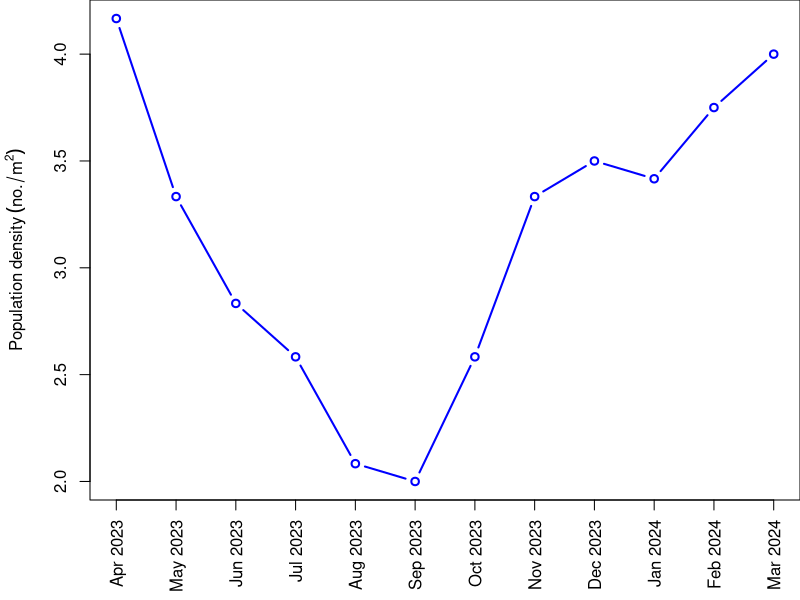
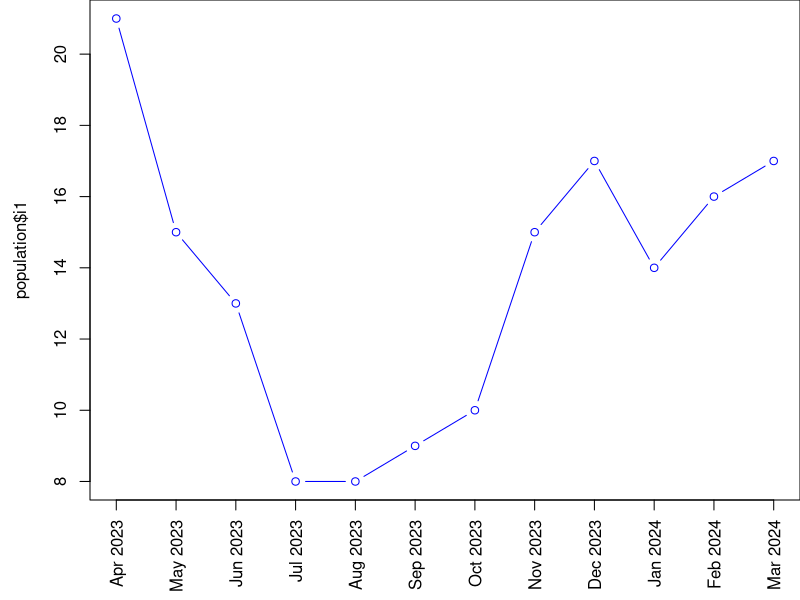
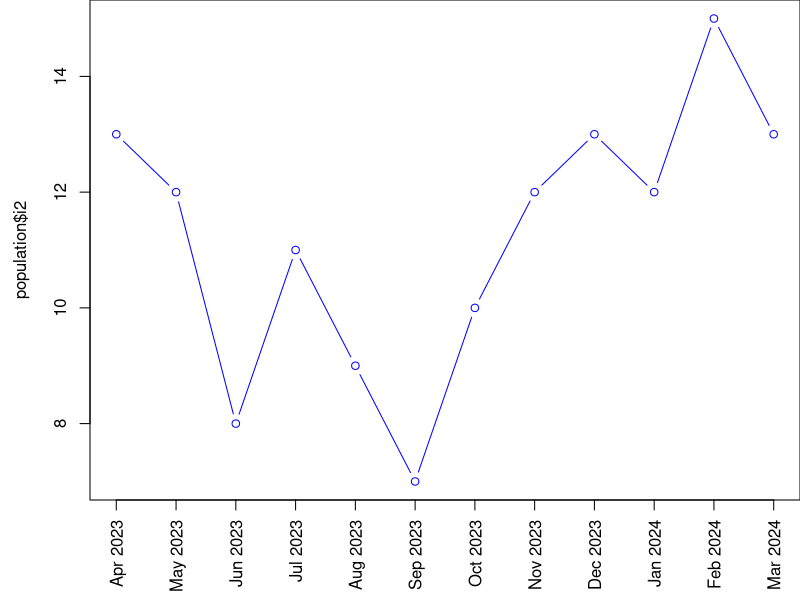
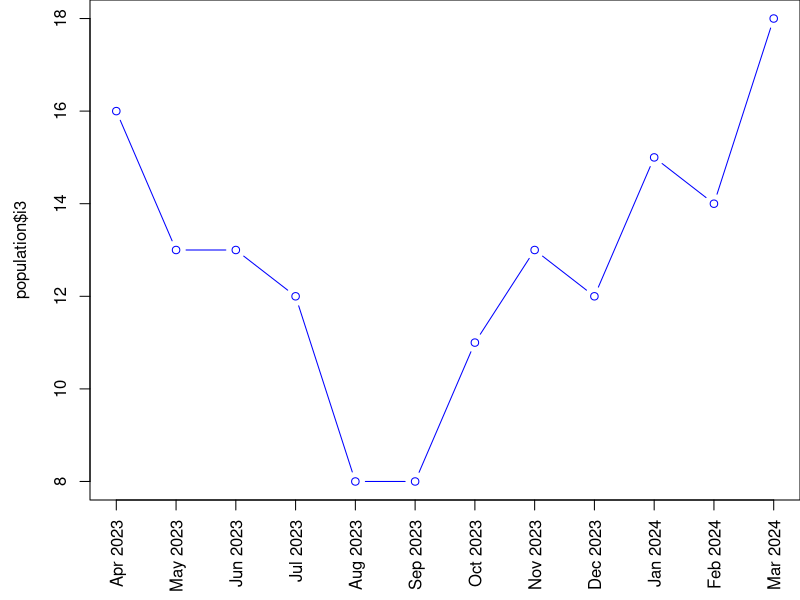

The R source for these figures, in order: (Note: this script raises an error after producing the figures.)
## ---- chunk 1
knitr::opts_chunk$set(echo = TRUE)
## ---- chunk 2
population=read.csv("data/population.csv")
str(population)
## ---- chunk 3

# Calculate mean
a=4
mean= (population$i1+ population$i2+ population$i3)/(3*a)
par(mar=c(5, 4.5, 0, 0))
plot(mean,
     type='b', col='blue',
     xlab='', ylab=expression(Population~density~(no./m^2)), xlim=c(1,12), xaxt='n', lwd=2)

# legend('top', legend=c('Mean'), col=c('blue'), lwd=c(3), lty=1)

axis(1, at=seq(1,12), population$Month, las=2, cex.axis = 1)
# title('Monthly variation in population density of L. marginalis')
## ---- chunk 4
plot(population$i1,
     type='b', col='blue',
     xlab='', xlim=c(1,12), xaxt='n')
axis(1, at=seq(1,12), population$Month, las=2)
## ---- chunk 5
plot(population$i2,
     type='b', col='blue',
     xlab='', xlim=c(1,12), xaxt='n')
axis(1, at=seq(1,12), population$Month, las=2)

## ---- chunk 6
plot(population$i3,
     type='b', col='blue',
     xlab='', xlim=c(1,12), xaxt='n')
axis(1, at=seq(1,12), population$Month, las=2)

## ---- chunk 7
wilcox.test(population$i1, population$i2)
## ---- chunk 8
wilcox.test(population$i2, population$i3)
## ---- chunk 9
wilcox.test(population$i3, population$i1)
## ---- chunk 10
water=read.csv("data/water-quality.csv")
for (w in c('Depth','Temperature','pH')) {
  arr=water[[w]]
  cat(sprintf('%15s - mean: %f, sd: %f min: %f, max: %f\n', w, mean(arr), sd(arr),
              min(arr), max(arr)))
}
## ---- chunk 11
library(ggplot2)

# Month needs to be factorized to facilitate plotting and preserve order
Month1=factor(water$Month, levels=water$Month)
df= data.frame(Month=Month1, Depth=water$Depth,
               Temperature=water$Temperature, pH=water$pH, mean=mean)


scale=6

ggplot(data = df, aes(x = Month, group = 1)) +
  geom_line(aes(y = mean, color = "black"), linewidth = 1.3) +
  geom_point(aes(y = mean, color = "black"), shape=1, size=3) +
  
  geom_line(aes(y = Temperature / scale, color = "blue"), linewidth = 1.3) +
  geom_point(aes(y = Temperature / scale, color = "blue"), shape=1, size=3) +

  scale_y_continuous(name = "Population / m^2",
                     sec.axis = sec_axis(transform = ~ . * scale, name = "Temperature °C")) +
  scale_color_manual('', labels= c('Population / m^2','Temperature °C'),
                     values = c("black", "blue")) +
  theme_bw() +
  theme(legend.position = "top", axis.text.x= element_text(size=11, angle = 90, vjust = 0.5),
        axis.text.y.right= element_text(size=11, color='blue'),
        axis.title.y.right = element_text(color='blue'))


## ---- chunk 12
scale=1
ggplot(data = df, aes(x = Month, group = 1)) +
  geom_line(aes(y = mean, color = "black"), linewidth = 1.3) +
  geom_point(aes(y = mean, color = "black"), shape=1, size=3) +
  
  geom_line(aes(y = Depth / scale, color = "blue"), linewidth = 1.3) +
  geom_point(aes(y = Depth / scale, color = "blue"), shape=1, size=3) +

  scale_y_continuous(name = "Population / m^2",
                     sec.axis = sec_axis(transform = ~ . * scale, name = "Depth")) +
  scale_color_manual('', labels= c('Population / m^2','Depth'),
                     values = c("black", "blue")) +
  theme_bw() +
  theme(legend.position = "top", axis.text.x= element_text(size=11, angle = 90, vjust = 0.5),
        axis.text.y.right= element_text(size=11, color='blue'),
        axis.title.y.right = element_text(color='blue'))

## ---- chunk 13
scale=2
ggplot(data = df, aes(x = Month, group = 1)) +
  geom_line(aes(y = mean, color = "black"), linewidth = 1.3) +
  geom_point(aes(y = mean, color = "black"), shape=1, size=3) +
  
  geom_line(aes(y = pH / scale, color = "blue"), linewidth = 1.3) +
  geom_point(aes(y = pH / scale, color = "blue"), shape=1, size=3) +

  scale_y_continuous(name = "Population / m^2",
                     sec.axis = sec_axis(transform = ~ . * scale, name = "pH")) +
  scale_color_manual('', labels= c('Population / m^2','pH'),
                     values = c("black", "blue")) +
  theme_bw() +
  theme(legend.position = "top", axis.text.x= element_text(size=11, angle = 90, vjust = 0.5),
        axis.text.y.right= element_text(size=11, color='blue'),
        axis.title.y.right = element_text(color='blue'))

## ---- chunk 14
water=read.csv("data/water-quality.csv")
str(water)

plot(water$Depth, mean,
     type='p', col='blue',
     xlab='Depth (m)', ylab='Population / m^2')

plot(water$Temperature, mean,
     type='p', col='blue',
     xlab='Temperature °C', ylab='Population / m^2')

plot(water$pH, mean,
     type='p', col='blue',
     xlab='pH', ylab='Population / m^2')
## ---- chunk 15
for (i in colnames(df)[2:4]) {
  print(i)
  print(cor.test(df[[i]], mean, method='spearman'))
  cat(sprintf('\n'))
}
## ---- chunk 16
library("ggpubr")
ggscatter(df, x = "Depth", y = "mean",
          add = "reg.line", conf.int = TRUE,
          xlab = "Depth (m)", ylab = "Population / m^2",
          title = 'A') +
  stat_cor(cor.coef.name = 'rho', label.x=1.5, label.y=3.5, method='spearman',
           size=5, p.accuracy=0.001)
## ---- chunk 17
library("ggpubr")
ggscatter(df, x = "Temperature", y = "mean",
          add = "reg.line", conf.int = TRUE,
          xlab = "Temperature (°C)", ylab = "Population / m^2",
          title = 'B') +
  stat_cor(cor.coef.name = 'rho', label.x=20, label.y=4.3, method='spearman',
           size=5, p.accuracy=0.001)
## ---- chunk 18
library("ggpubr")
ggscatter(df, x = "pH", y = "mean",
          add = "reg.line", conf.int = TRUE,
          xlab = "pH", ylab = "Population / m^2",
          title = 'C') +
  stat_cor(cor.coef.name = 'rho', label.x=6.9, label.y=4.3, method='spearman',
           size=5, p.accuracy=0.001)
